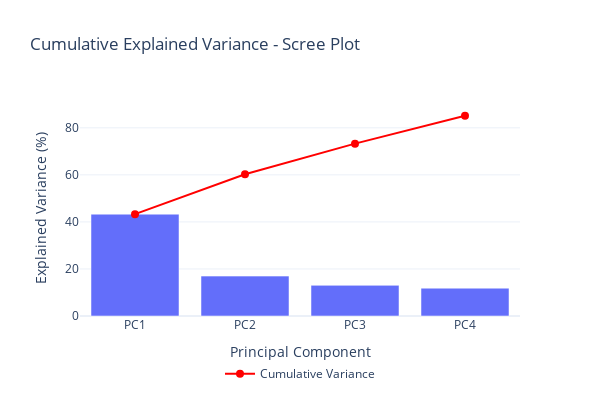

Notebook code cell kept with this figure:
### Code cell
plot_pca_variance(pc_list, explained_variance_ratio, explained_variance_cumsum, width=600, height=400)

### Figure 1 — Plotly figure (JSON) as saved in the notebook; plotly's stock layout.template omitted (floating-point values rounded to 4 significant figures)
{"data": [{"alignmentgroup": "True", "hovertemplate": "Principal Component=%{x}<br>Explained Variance (%)=%{y}<extra></extra>", "legendgroup": "", "marker": {"color": "#636efa", "pattern": {"shape": ""}}, "name": "", "offsetgroup": "", "orientation": "v", "showlegend": false, "textposition": "auto", "type": "bar", "x": ["PC1", "PC2", "PC3", "PC4"], "xaxis": "x", "y": [43.29, 16.96, 13.03, 11.83], "yaxis": "y"}, {"line": {"color": "red", "width": 2}, "marker": {"size": 8}, "mode": "lines+markers", "name": "Cumulative Variance", "type": "scatter", "x": ["PC1", "PC2", "PC3", "PC4"], "y": [43.29, 60.25, 73.28, 85.11]}], "layout": {"barmode": "relative", "font": {"size": 12}, "height": 400, "legend": {"orientation": "h", "tracegroupgap": 0, "x": 0.5, "xanchor": "center", "y": -0.2}, "title": {"text": "Cumulative Explained Variance - Scree Plot"}, "width": 600, "xaxis": {"anchor": "y", "domain": [0, 1], "title": {"text": "Principal Component"}}, "yaxis": {"anchor": "x", "domain": [0, 1], "title": {"text": "Explained Variance (%)"}}}}
